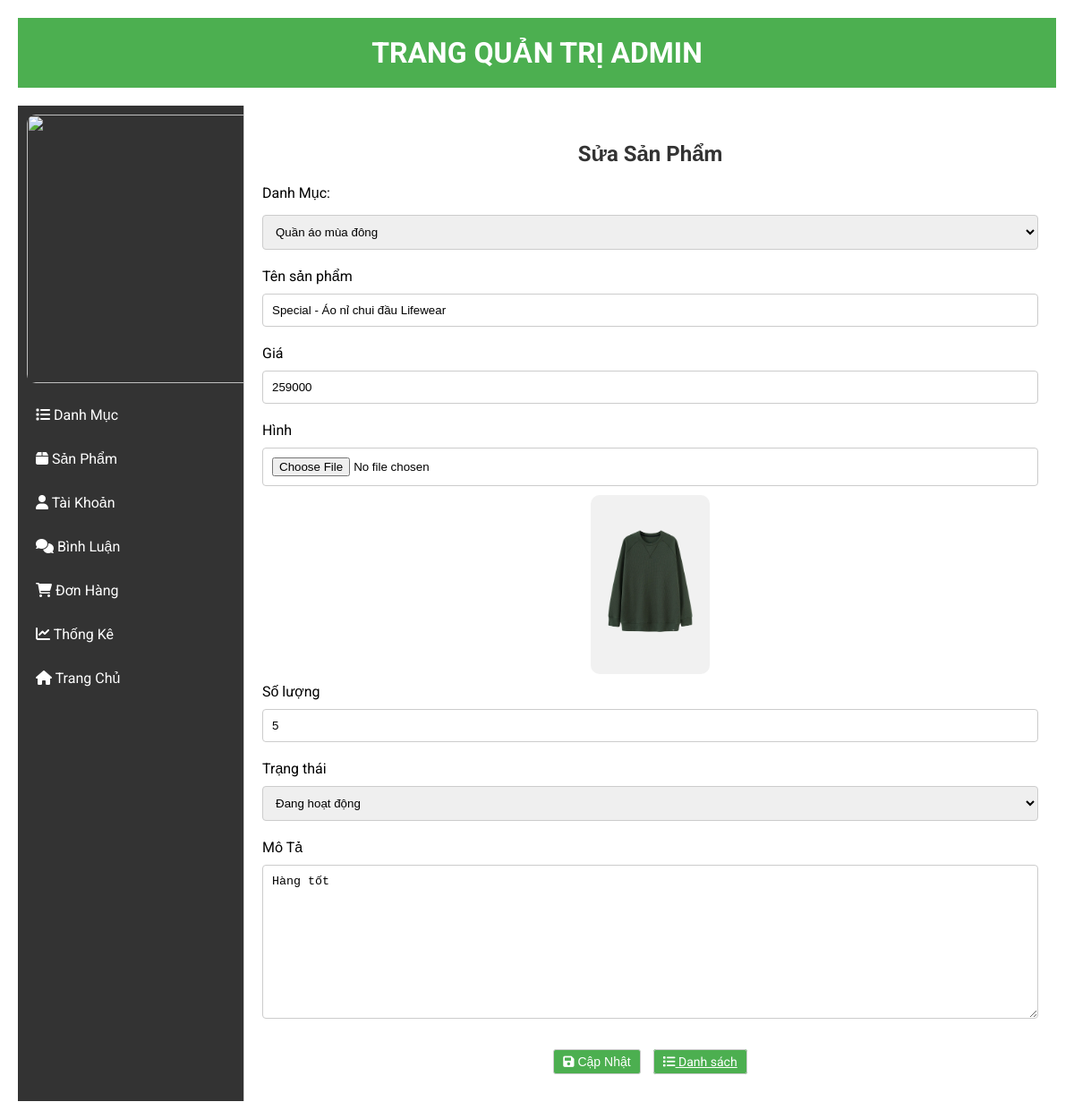
Before: /admin/index.php?act=suasp&id=17 with the older database file.
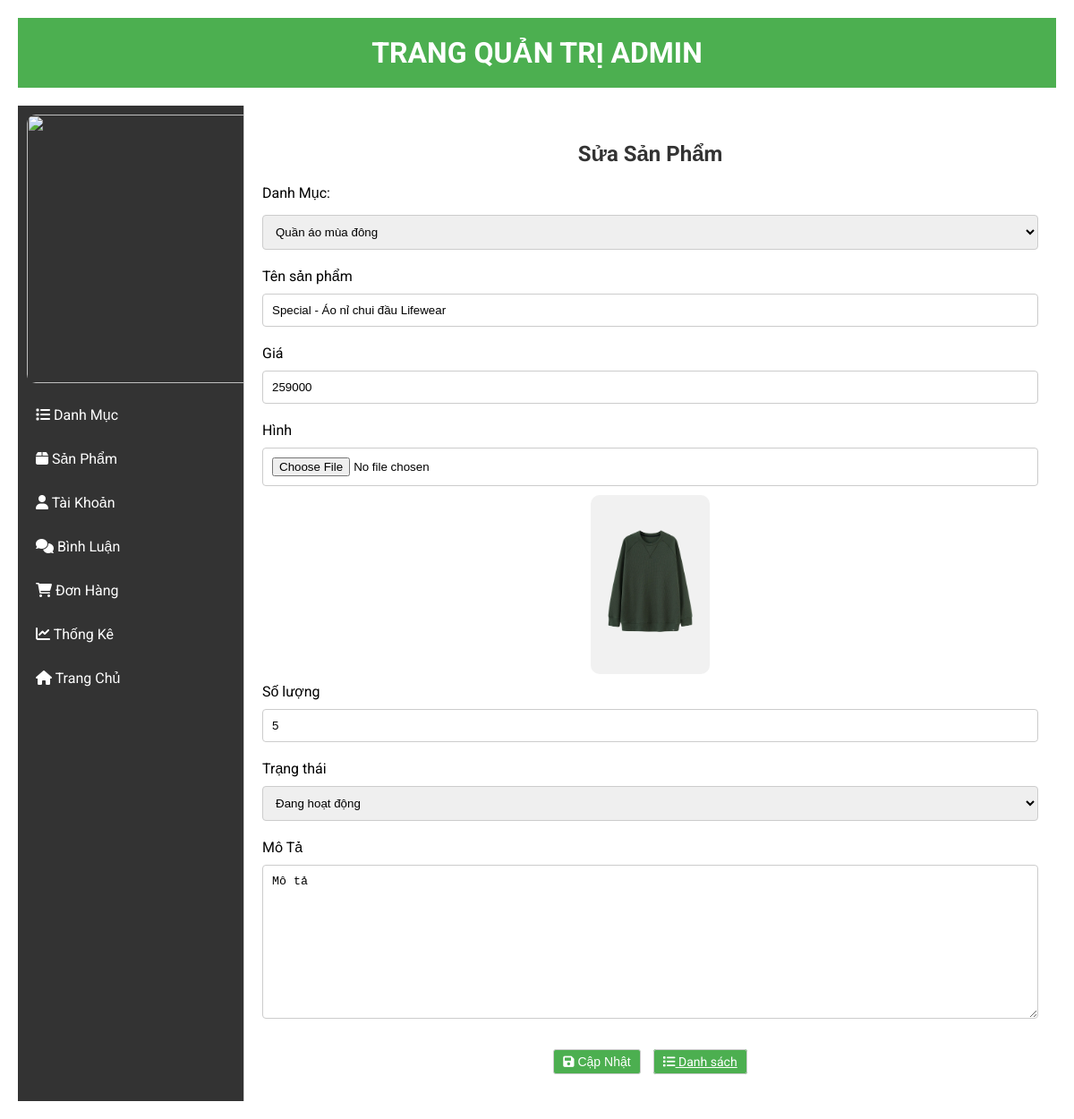
After: the same page with the newer database file.
### tables this page shows
CREATE TABLE `sanpham` (
  `id_sp` int(10) NOT NULL AUTO_INCREMENT,
  `ten_sp` varchar(50) NOT NULL,
  `gia` int(10) NOT NULL,
  `anh` varchar(255) NOT NULL,
  `so_luong` int(10) NOT NULL,
  `mo_ta` varchar(255) NOT NULL,
  `lx` int(10) NOT NULL DEFAULT 0,
  `trangthai` int(11) NOT NULL DEFAULT 0,
  `id_dm` int(10) NOT NULL,
  PRIMARY KEY (`id_sp`),
  KEY `fk_sanpham_danhmuc` (`id_dm`),
  CONSTRAINT `fk_sanpham_danhmuc` FOREIGN KEY (`id_dm`) REFERENCES `danhmuc` (`id_dm`)
);

CREATE TABLE `danhmuc` (
  `id_dm` int(10) NOT NULL AUTO_INCREMENT,
  `ten_dm` varchar(50) NOT NULL,
  `trangthai` varchar(50) NOT NULL DEFAULT '0',
  PRIMARY KEY (`id_dm`)
);

### model/pdo.php (called while the page is built, shortened)
<?php
function pdo_get_connection() {
    $dburl = "mysql:host=localhost;dbname=duanmot;charset=utf8";
    $username = 'root';
    $password = '';
    try {
        $conn = new PDO($dburl, $username, $password);
        $conn->setAttribute(PDO::ATTR_ERRMODE, PDO::ERRMODE_EXCEPTION);
        return $conn;
    } catch (PDOException $e) {
        die("Connection failed: " . $e->getMessage());
    }
}
function pdo_query($sql, $sql_args = array()) {
    $conn = pdo_get_connection();
    $stmt = $conn->prepare($sql);
    $stmt->execute($sql_args);
    $rows = $stmt->fetchAll(PDO::FETCH_ASSOC);
    return $rows;
}
function pdo_query_one($sql, $sql_args = array()) {
    $conn = pdo_get_connection();
    $stmt = $conn->prepare($sql);
    $stmt->execute($sql_args);
    $row = $stmt->fetch(PDO::FETCH_ASSOC);
    return $row;
}
?>

### model/sanpham.php (called while the page is built, shortened)
<?php
function loadone_sanpham($id){
    $sql = "SELECT * FROM sanpham WHERE id_sp = ?";
    return pdo_query_one($sql, array($id));
}

### model/danhmuc.php (called while the page is built, shortened)
<?php
function loadall_danhmuc()
{
    $sql = "SELECT * FROM danhmuc ORDER BY id_dm ASC";
    $listdanhmuc = pdo_query($sql);
    return $listdanhmuc;
}

### admin/sanpham/update.php (the view, shortened to what this page needs)
<?php
if (is_array($sanpham)) {
    extract($sanpham);
}
$hinhanhpath = "../upload/" . $anh;
if (is_file($hinhanhpath)) {
    $hinh = "<img src='" . $hinhanhpath . "' height='200'>";
} else {
    $hinh = "Không có ảnh";
}
?>
<div class="row box">
    <?php include 'boxtrai.php'; ?>
    <div class="boxphai">
        <div class="tieudeb">
            <h2>Sửa Sản Phẩm</h2>
        </div>
        <div class="bang">
            <form id="myForm" action="?act=updatesp" method="post" enctype="multipart/form-data" onsubmit="return validateForm()">
                <div class="maloai">
                    <label for="iddm">Danh Mục:</label>
                    <select name="iddm" id="iddm">
                        <?php foreach ($listdanhmuc as $danhmuc) : ?>
                            <?php if ($danhmuc['trangthai'] == 0) : ?>
                                <option value="<?= $danhmuc['id_dm'] ?>" <?= $id_dm == $danhmuc['id_dm'] ? "selected" : "" ?>><?= $danhmuc['ten_dm'] ?></option>
                            <?php endif ?>
                        <?php endforeach ?>
                    </select>
                </div>
                <div class="maloai">
                    Tên sản phẩm<br>
                    <input type="text" name="tensp" value="<?= $ten_sp ?>">
                </div>
                <div class="maloai">
                    Giá<br>
                    <input type="text" name="giasp" value="<?= $gia ?>">
                </div>
                <div class="maloai">
                    Hình<br>
                    <input type="file" name="hinh">
                    <?= $hinh ?>
                </div>
                <div class="maloai">
                    Số lượng<br>
                    <input type="text" name="soluong" value="<?= $so_luong ?>">
                </div>
                <div class="maloai">
                    Trạng thái<br>
                    <select name="trangthai" id="trangthai">
                        <option value="0" <?= $trangthai == 0 ? 'selected' : '' ?>>Đang hoạt động</option>
                    </select>
                </div>
                <div class="maloai">
                    Mô Tả<br>
                    <textarea name="mota" id="mota" cols="30" rows="10"><?= $mo_ta ?></textarea>
                </div>
                <div class="nut">
                    <button type="submit" name="capnhat" class="small-button"><i class="fas fa-save"></i> Cập Nhật</button>
                    <a href="index.php?act=listsp" class="small-button"><i class="fas fa-list"></i> Danh sách</a>
                </div>
            </form>
        </div>
    </div>
</div>

Changed rows visible on the page:
changed sanpham "Special - Áo nỉ chui đầu Lifewear": mota "Hàng tốt" → "Mô tả"
